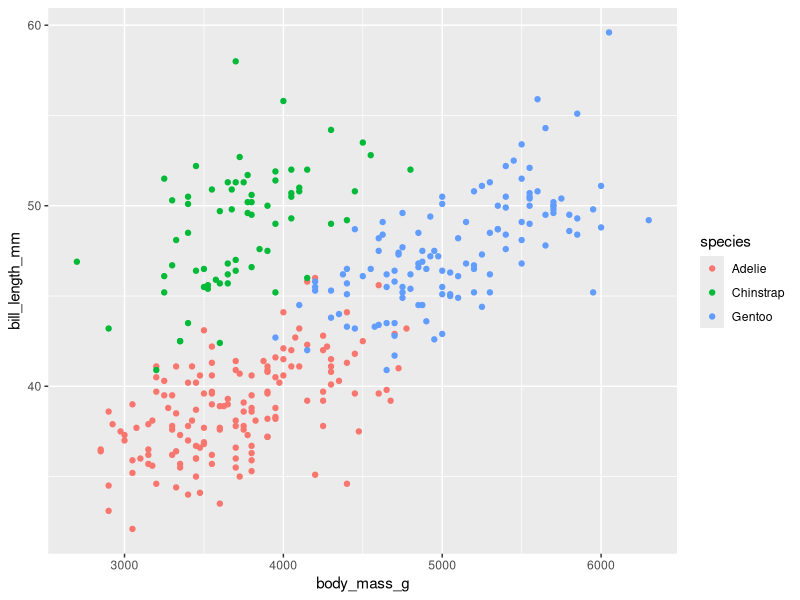
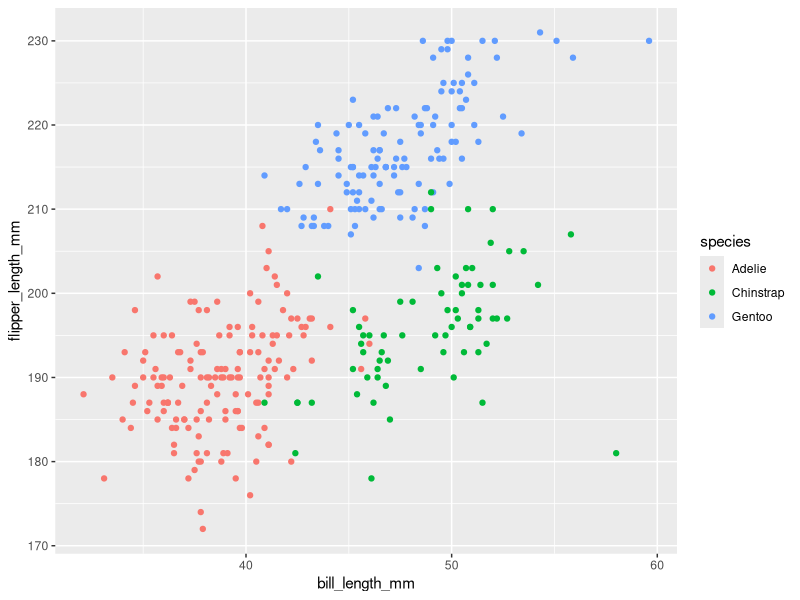
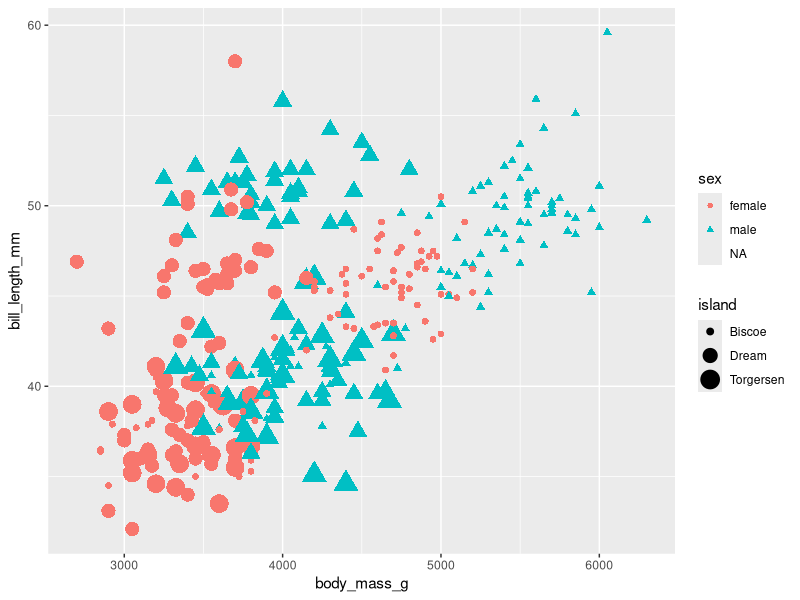
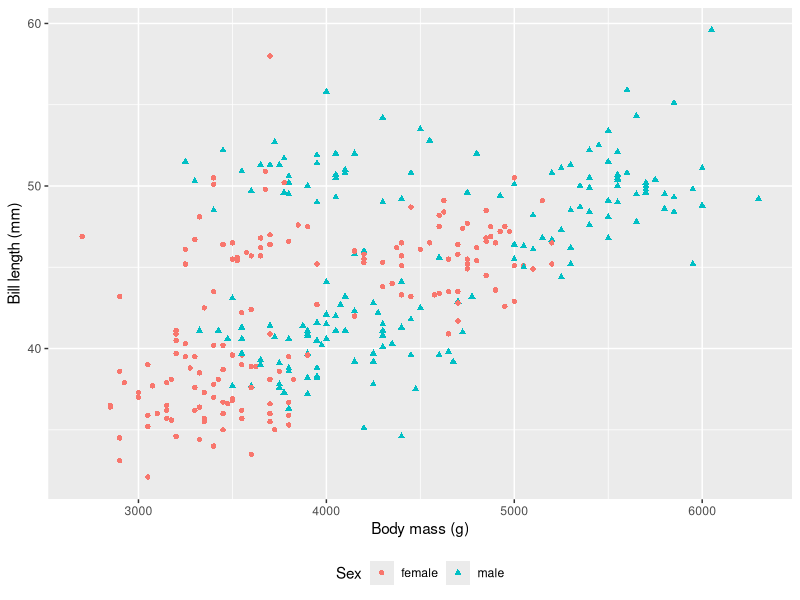

Reproduce these figures in R, in order.
# Script name: Exersice 1
# Author: CS
# Date: 21.11.22


# Libraries ---------------------------------------------------------------

library(tidyverse)
library(palmerpenguins)


# Data --------------------------------------------------------------------

# Load the dataset into the local environment
penguins <- penguins


# Example -----------------------------------------------------------------

# The basic plot
ggplot(data = penguins,
       aes(x = body_mass_g, y = bill_length_mm)) +
  geom_point(aes(colour = species))


# Exercise 1 --------------------------------------------------------------

# Create a basic plot with different x and y axes
ggplot(data = penguins,
       aes(x = bill_length_mm, y = flipper_length_mm)) +
  geom_point(aes(colour = species))

# Exercise 2 --------------------------------------------------------------

# Change the aes() arguments
ggplot(data = penguins,
       aes(x = body_mass_g, y = bill_length_mm)) +
  geom_point(aes(size = island, shape = sex, colour = sex))

# Exercise 3 --------------------------------------------------------------

# Change the labels
ggplot(data = na.omit(penguins),
       #na.omit exludes NA values, must be written as NA in data sheet
       aes(x = body_mass_g, y = bill_length_mm)) +
  geom_point(aes(shape = sex, colour = sex)) +
  labs(x = "Body mass (g)", y = "Bill length (mm)", colour = "Sex", shape = "Sex") +
  # Change legend position
  theme(legend.position = "bottom")

# BONUS -------------------------------------------------------------------

# Create a ridgeplot
